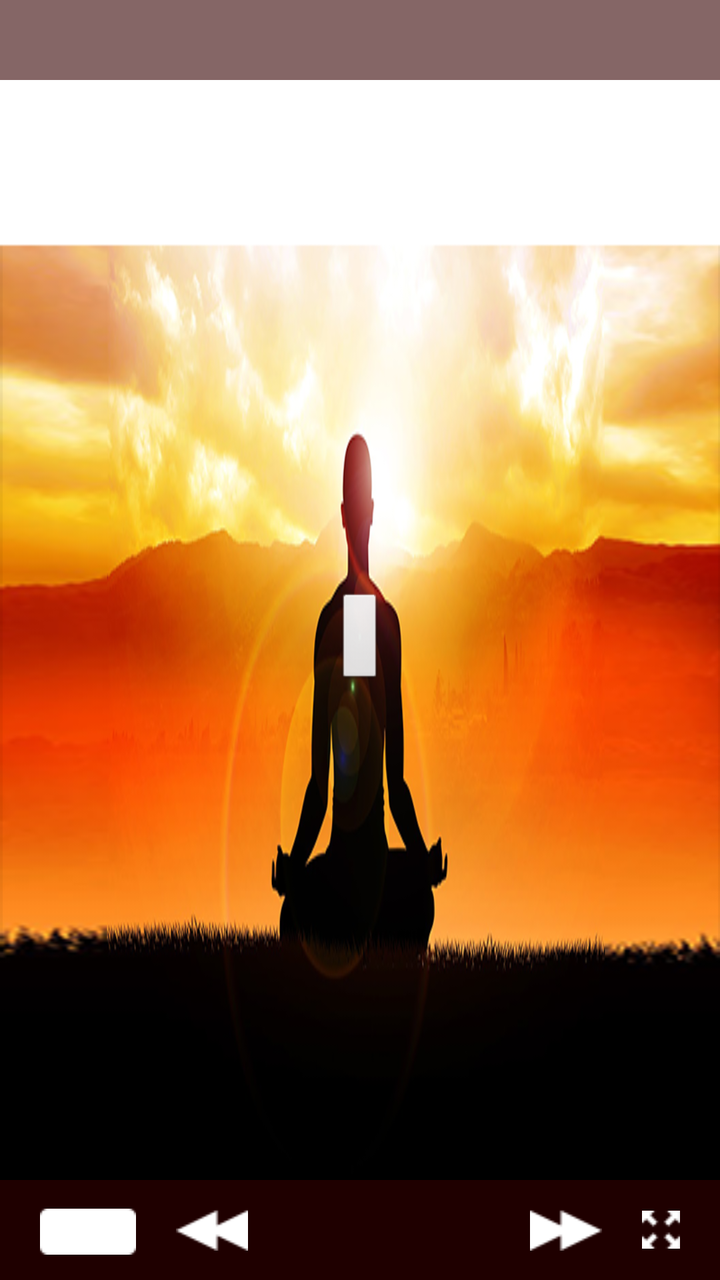
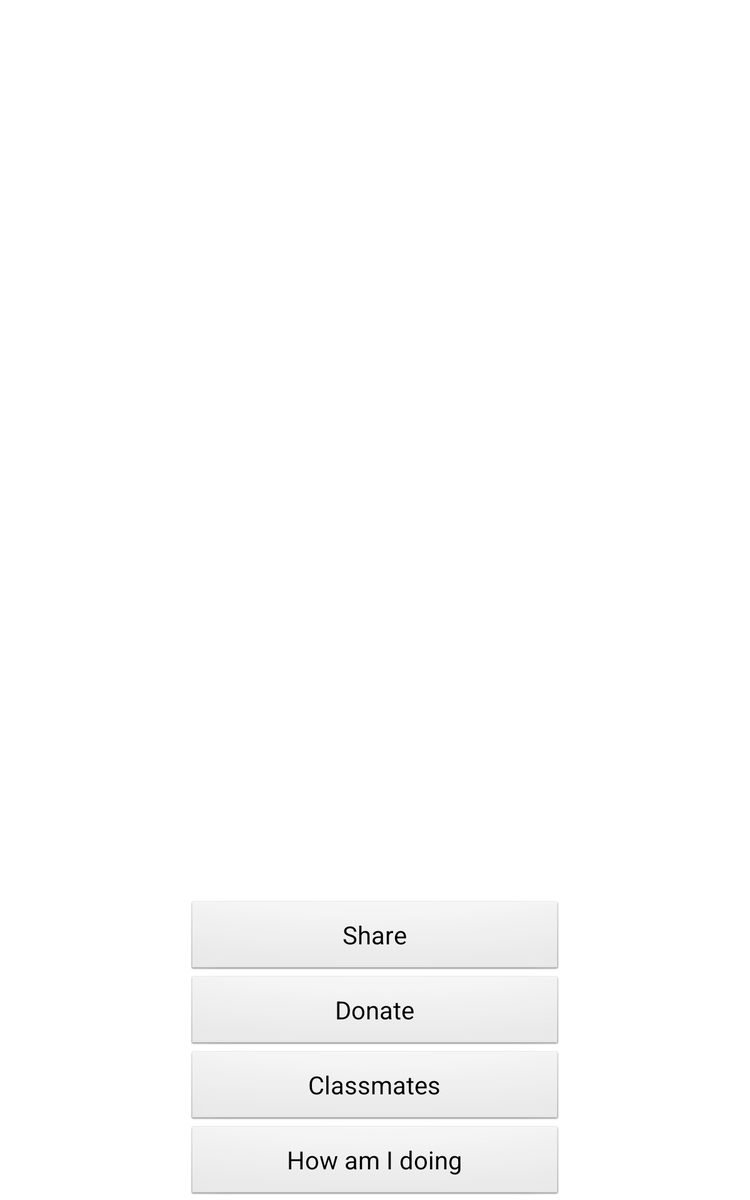

First picture: res/layout/ on a phone held upright. Second picture: the repository's own variant of that layout, on a device whose configuration matches the variant's folder. Source for both follows.
<!-- AndroidManifest.xml: application theme AppTheme -->
<!-- res/layout/fragment_lessons.xml -->
<?xml version="1.0" encoding="utf-8"?>
<RelativeLayout xmlns:android="http://schemas.android.com/apk/res/android"
    android:id="@+id/playerControl"
    android:layout_width="wrap_content"
    android:layout_height="wrap_content"
    android:layout_gravity="top"
    android:background="@drawable/video_snapshot"
    android:gravity="top"
    android:orientation="vertical" >
    
    <Button
             android:id="@+id/playPause"
             android:layout_width="wrap_content"
             android:layout_height="wrap_content"
            
             
             android:layout_centerInParent="true"
            
             android:minHeight="0dp"
             android:minWidth="0dp"
             />
   
        
     <TextView
         android:id="@+id/lessonNumber"
        android:background="@drawable/lesson_bg"
        android:layout_width="fill_parent"
        android:layout_height="wrap_content"
        android:textColor="@color/lessonTextColor"
        android:gravity="center"
        android:textStyle="bold"
        android:textSize="18sp"
        android:layout_centerHorizontal="true"
        android:layout_alignParentTop="true"
         
          />
     
     
     

     <RelativeLayout
         android:id="@+id/viewControl"
         android:layout_width="wrap_content"
         android:layout_height="50dp"
         android:layout_alignParentBottom="true"
         android:layout_alignParentLeft="true"
         android:background="@drawable/bottom_navigation_bg" >
		<TextView
             android:id="@+id/pageCounter"
             android:layout_width="wrap_content"
             android:layout_height="wrap_content"
             android:layout_alignParentLeft="true"
             android:layout_alignTop="@+id/previous"
             android:layout_marginLeft="20dp"
             android:gravity="center"
             android:background="@drawable/pagecounter"
             android:textColor="@color/pageCounterTextColor" />
         
         <Button
             android:id="@+id/previous"
             android:layout_width="wrap_content"
             android:layout_height="wrap_content"
            
             android:layout_centerVertical="true"
             android:layout_marginLeft="20dp"
             android:layout_toRightOf="@id/pageCounter"
             android:background="@drawable/back_btn"
             android:minHeight="0dp"
             android:minWidth="0dp"
             />
         
         
    

         <Button
             android:id="@+id/next"
             android:layout_width="wrap_content"
             android:layout_height="wrap_content"
             android:layout_centerVertical="true"
             android:layout_marginRight="20dp"
             android:layout_toLeftOf="@+id/fullscreen"
             android:background="@drawable/next_btn"
             android:gravity="center_vertical"
             android:minHeight="0dp"
             android:minWidth="0dp"
              />

         
         <Button
             android:id="@+id/fullscreen"
             android:layout_width="wrap_content"
             android:layout_height="wrap_content"
             android:layout_alignParentRight="true"
             android:layout_centerVertical="true"
             android:layout_marginRight="20dp"
             android:background="@drawable/bigscreen_btn"
             android:gravity="right|center_vertical"
             android:minHeight="0dp"
             android:minWidth="0dp"
              />

     </RelativeLayout>
    
</RelativeLayout>
<!-- resources referenced by this layout -->
<resources>
  <color name="lessonTextColor">#CCCCCC</color>
  <color name="pageCounterTextColor">#262626</color>
  <!-- drawable back_btn: png bitmap (drawable, 1273 bytes) -->
  <!-- drawable bigscreen_btn: png bitmap (drawable, 1168 bytes) -->
  <!-- drawable bottom_navigation_bg: png bitmap (drawable, 1299 bytes) -->
  <!-- drawable lesson_bg: png bitmap (drawable, 1120 bytes) -->
  <!-- drawable next_btn: png bitmap (drawable, 1257 bytes) -->
  <!-- drawable pagecounter: png bitmap (drawable, 1048 bytes) -->
  <!-- drawable video_snapshot: png bitmap (drawable, 258931 bytes) -->
  <style name="AppTheme" parent="AppBaseTheme">
          
      </style>
  <style name="AppBaseTheme" parent="android:Theme.Light">
          
      </style>
</resources>
<!-- res/layout-large/fragment_lessons.xml (the author's variant of the layout above) -->
<!-- drawn on a 7-inch tablet held upright -->
<?xml version="1.0" encoding="utf-8"?>
<RelativeLayout xmlns:android="http://schemas.android.com/apk/res/android"
    android:layout_width="match_parent"
    android:layout_height="match_parent"
    android:orientation="vertical" >
    
     <RelativeLayout
         android:id="@+id/playerControl"
        android:layout_width="match_parent"
        android:layout_height="600dp" >
        
     <TextView
         android:id="@+id/lessonNumber"
        
        android:layout_width="wrap_content"
        android:layout_height="wrap_content"
        
       	android:layout_marginTop="10dp"
         android:textSize="30sp"
        android:layout_centerHorizontal="true"
        
         
          />
       
    </RelativeLayout>
    

   
    <Button
        android:id="@+id/button1"
        
        android:layout_width="wrap_content"
        android:layout_height="wrap_content"
        android:text="@string/share_button"
        android:width="300dp"
        android:height="60dp"
         android:textSize="20sp"
        android:layout_centerHorizontal="true"
        android:layout_above="@+id/button2" />

    <Button
        android:id="@+id/button2"
        
        android:layout_width="wrap_content"
        android:layout_height="wrap_content"
        android:text="@string/donate_button"
        android:width="300dp"
        android:height="60dp"
         android:textSize="20sp"
        android:layout_above="@+id/button3" 
         android:layout_centerHorizontal="true" />

    <Button
        android:id="@+id/button3"
       
        android:layout_width="wrap_content"
        android:layout_height="wrap_content"
        android:text="@string/classmates_button"
        android:width="300dp"
        android:height="60dp"
         android:textSize="20sp"
        android:layout_above="@+id/button4" 
         android:layout_centerHorizontal="true" />

    <Button
        android:id="@+id/button4"
        
        android:layout_width="wrap_content"
        android:layout_height="wrap_content"
        android:text="@string/progress_button"
        android:width="300dp"
        android:height="60dp"
         android:textSize="20sp"
        android:layout_alignParentBottom="true"
          android:layout_centerHorizontal="true" />

    
</RelativeLayout>
<!-- resources referenced by the variant -->
<!-- as a 7-inch tablet held upright resolves them -->
<resources>
  <string name="classmates_button">Classmates</string>
  <string name="donate_button">Donate</string>
  <string name="progress_button">How am I doing</string>
  <string name="share_button">Share</string>
  <style name="AppTheme" parent="AppBaseTheme">
          
      </style>
  <style name="AppBaseTheme" parent="android:Theme.Light">
          
      </style>
</resources>
